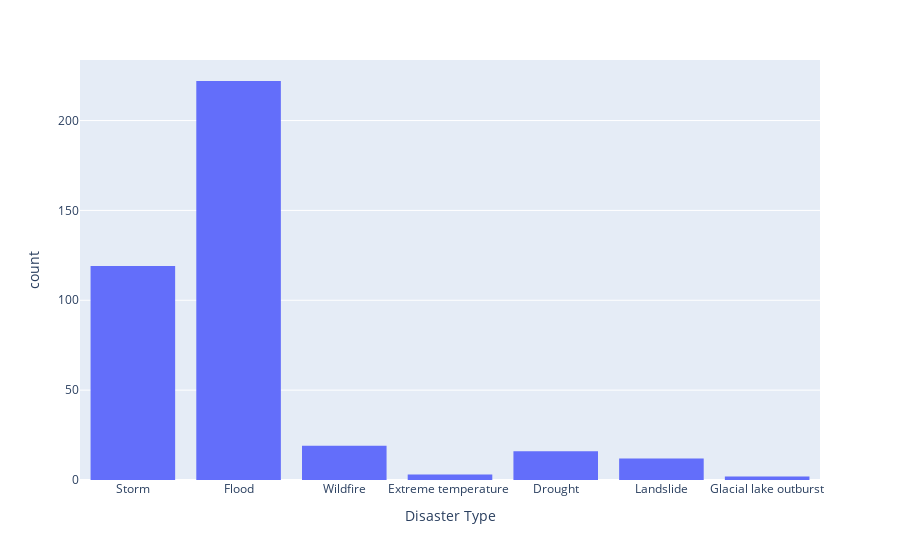

This figure's notebook cell:
### Code cell
df = df[df[new_column_name] == True]
px.histogram(df, x='Disaster Type')

### Figure 1 — Plotly figure (JSON) as saved in the notebook; plotly's stock layout.template omitted (floating-point values rounded to 4 significant figures; data arrays with more than 128 entries replaced by an {"elided": "..."} marker saying what was removed)
{"data": [{"alignmentgroup": "True", "bingroup": "x", "hovertemplate": "Disaster Type=%{x}<br>count=%{y}<extra></extra>", "legendgroup": "", "marker": {"color": "#636efa", "pattern": {"shape": ""}}, "name": "", "offsetgroup": "", "orientation": "v", "showlegend": false, "type": "histogram", "x": {"elided": "393 str values"}, "xaxis": "x", "yaxis": "y"}], "layout": {"barmode": "relative", "legend": {"tracegroupgap": 0}, "margin": {"t": 60}, "xaxis": {"anchor": "y", "domain": [0, 1], "title": {"text": "Disaster Type"}}, "yaxis": {"anchor": "x", "domain": [0, 1], "title": {"text": "count"}}}}
